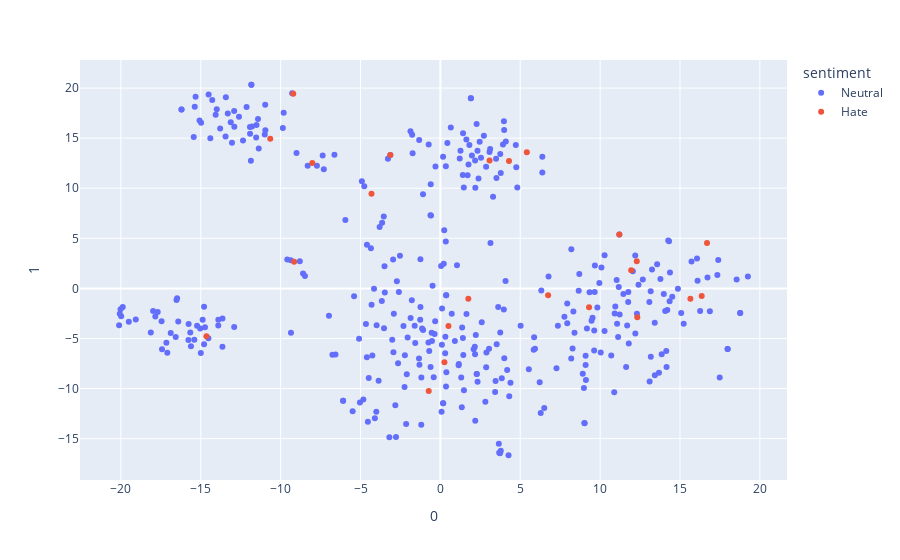

Notebook source saved alongside this figure:
### Code cell
fig = px.scatter(df, x=0, y=1, hover_data=df.columns, color="sentiment")
fig.show()

### Figure 1 — Plotly figure (JSON) as saved in the notebook; plotly's stock layout.template omitted (floating-point values rounded to 4 significant figures; data arrays with more than 128 entries replaced by an {"elided": "..."} marker saying what was removed)
{"data": [{"customdata": {"elided": "376x2 str values"}, "hovertemplate": "sentiment=%{customdata[1]}<br>0=%{x}<br>1=%{y}<br>label=%{customdata[0]}<extra></extra>", "legendgroup": "Neutral", "marker": {"color": "#636efa", "symbol": "circle"}, "mode": "markers", "name": "Neutral", "orientation": "v", "showlegend": true, "type": "scatter", "x": {"elided": "376 float values"}, "xaxis": "x", "y": {"elided": "376 float values"}, "yaxis": "y"}, {"customdata": [["@anonymized_account @anonymized_account @anonymized_account @anonymized_account Poziom posła @anonymized_account  sięga bruku, niestety nie jest to bruk paryski.", "Hate"], ["@anonymized_account Po slowach ktore wypowiedziales w Lodzi nie powinienes sie pokazywac na uroczystosciach!", "Hate"], ["@anonymized_account @anonymized_account @anonymized_account @anonymized_account @anonymized_account Wywiad tylko utwierdza w przekonaniu, że to kretyn.", "Hate"], ["@anonymized_account Z niego taki patriota i kompetentny polityk jak Ciebie niezależny i kompetentny dziennikarz. Jeden wart drugiego.", "Hate"], ["@anonymized_account @anonymized_account @anonymized_account z malych miast i wsi, niewykszalceni, wyborcy jedynej i prawdziwej   wladzy ludu?", "Hate"], ["Jak tam  zjeby, ośka?", "Hate"], ["@anonymized_account @anonymized_account Podyskutować ? Chyba pokazać swoje kompleksy i ból dupy jak to mawia wielbiciel hotdogów 😂", "Hate"], ["@anonymized_account @anonymized_account ta odpowiedz sugeruje że Pan Szymon powiedział że nie wie czy to gówno czy czekolada i zaprosiłby ponownie gościa", "Hate"], ["@anonymized_account Jaka mądrość bije z tej twarzy!😁😁😁😁😁", "Hate"], ["Transmisja TVN 24 z przejazdu sędziego Tulei autobusem do rzecznika dyscyplinarnego przejdzie do historii. Historii szajby.", "Hate"], ["Słyszę, że Pierwsza Milcząca będzie czytała dzieciom Koziołka Matołka...\\nA może lepiej poczyta Konstytucję swojemu matołkowi?...", "Hate"], ["@anonymized_account Na takie coś to Ty sobie możesz Matysiaka zapraszać.My nie wbijamy :D", "Hate"], ["@anonymized_account @anonymized_account Nie kimkolwiek. Nie świętuję z krzywoprzysięzcą i zakłamanym oszustem takim tak ty.", "Hate"], ["@anonymized_account @anonymized_account @anonymized_account @anonymized_account Ale za to mają gang majonezowy i najsłynniejszego szczerbatego", "Hate"], ["@anonymized_account Frajerami stulecia byliby, jakby Senegal w doliczonym wcisnął.", "Hate"], ["@anonymized_account @anonymized_account przecież w dupie miałeś ten medal :)", "Hate"], ["@anonymized_account Raczej je przebiła, bo dno osiągnęła już dosyć dawno.", "Hate"], ["@anonymized_account Ta menda Rydzyk nie chcial z nim gadać postrzegam na wielki plus", "Hate"], ["@anonymized_account No ci \\\"eksperci\\\" to przynajmniej wiedzą, z kim Anglia grała 😄", "Hate"], ["@anonymized_account @anonymized_account Morawieckiego łżesz jak bura suka", "Hate"], ["@anonymized_account @anonymized_account Wyłącz mnie z tej dyskusji z faszyzującymi ultrasem yntylygentem rydzykowo-pisbolszewickiego i jego \\\"odbiorcow\\\".", "Hate"], ["@anonymized_account Albo \\\"Głupi ma zawsze szczęście\\\". Do wyboru 😁", "Hate"], ["@anonymized_account Biedni, chorzy psychicznie ludzie. Wszystko kojarzy się im z seksem.", "Hate"]], "hovertemplate": "sentiment=%{customdata[1]}<br>0=%{x}<br>1=%{y}<br>label=%{customdata[0]}<extra></extra>", "legendgroup": "Hate", "marker": {"color": "#EF553B", "symbol": "circle"}, "mode": "markers", "name": "Hate", "orientation": "v", "showlegend": true, "type": "scatter", "x": [16.36, -8.016, 15.65, 11.94, -10.65, -9.208, 3.079, 0.507, -3.132, 16.69, -4.311, -9.154, 11.2, 1.751, 9.307, -14.64, 12.33, 0.2542, 4.296, -0.7293, 6.744, 5.413, 12.29], "xaxis": "x", "y": [-0.7716, 12.52, -1.046, 1.804, 14.95, 19.44, 12.76, -3.75, 13.32, 4.531, 9.45, 2.655, 5.384, -1.029, -1.882, -4.767, -2.87, -7.372, 12.71, -10.25, -0.6819, 13.59, 2.716], "yaxis": "y"}], "layout": {"legend": {"title": {"text": "sentiment"}, "tracegroupgap": 0}, "margin": {"t": 60}, "xaxis": {"anchor": "y", "domain": [0, 1], "title": {"text": "0"}}, "yaxis": {"anchor": "x", "domain": [0, 1], "title": {"text": "1"}}}}
